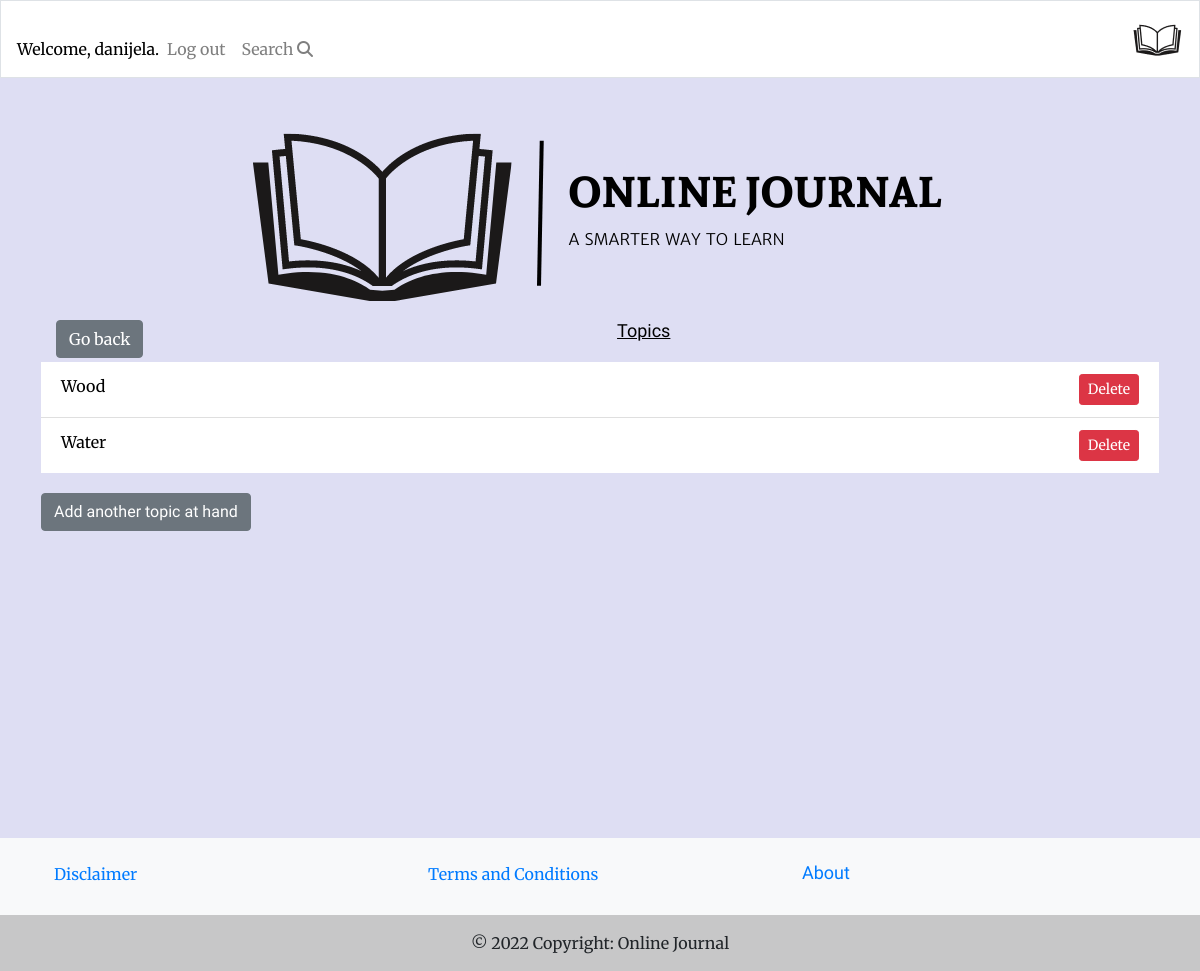
Page /topics/ (signed in) on the earlier database version.
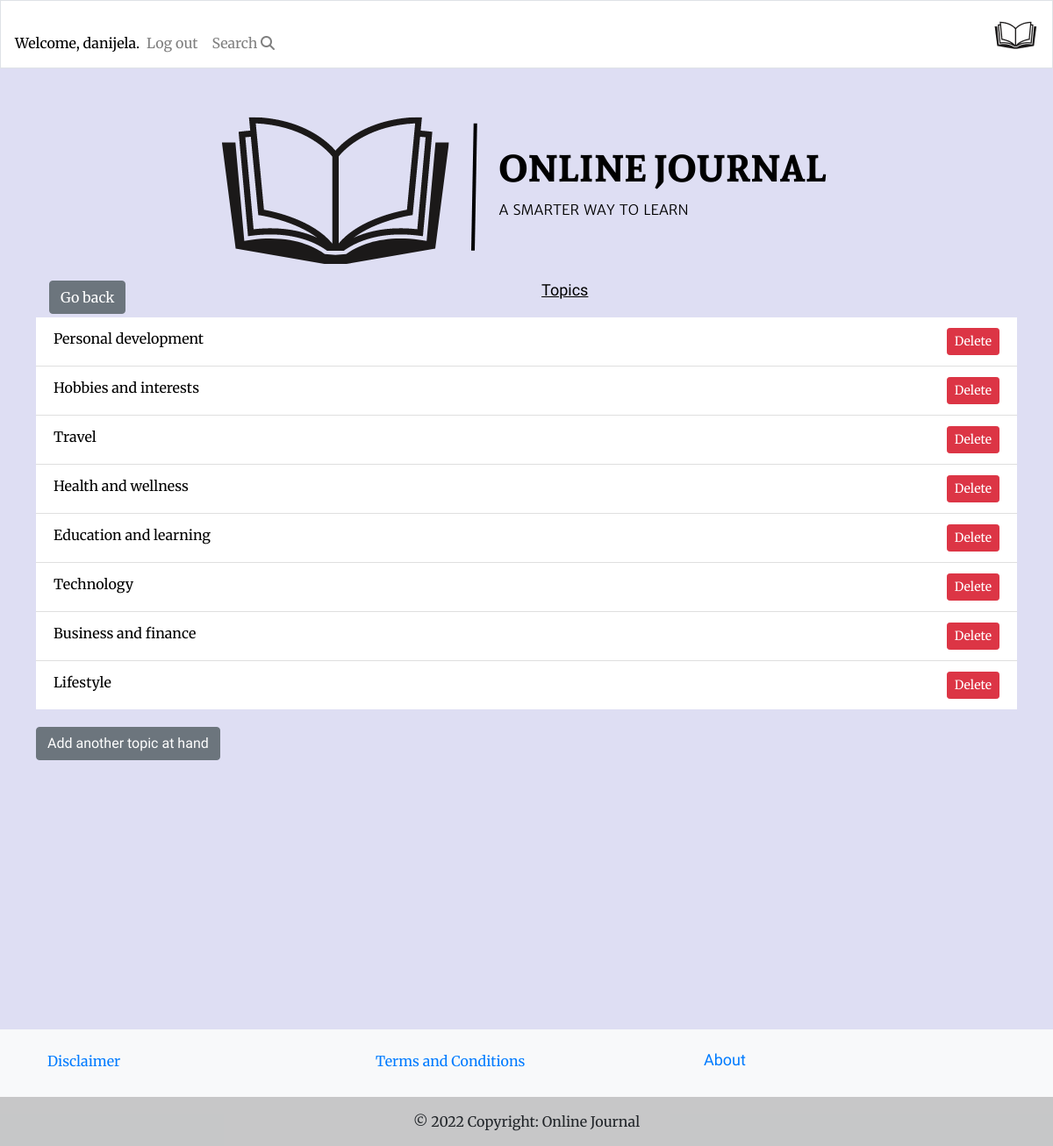
Same page on the later database version.
### learning_logs/models.py (models this page shows)
class Topic(models.Model):
    text = models.CharField(max_length=200)
    date_added = models.DateTimeField(auto_now_add=True)
    def __str__(self):
        return self.text

### learning_logs/views.py (the view)
# urls.py: path('topics/', views.topics, name='topics'),
@login_required
def topics(request):
    topics = Topic.objects.order_by('date_added')
    context = {'topics': topics}
    return render(request, 'learning_logs/topics.html', context)

### learning_logs/templates/learning_logs/topics.html
{% extends "learning_logs/base.html" %}
{% block page_header %}
<a class="btn btn-secondary go-back" href="javascript:history.back()">Go back</a>
<h3 class="topic-on-hand">Topics</h3>
{% endblock page_header %}
{% block content %}
<ul class="topics-list list-group list-group-flush">
    {% for topic in topics %}
    <li class="list-group-item d-flex justify-content-between">
        <a href="{% url 'learning_logs:topic' topic.id %}">{{ topic }}</a>
        {% if user.is_authenticated %}
        <a href="{% url 'learning_logs:delete_topic' topic.id %}" class="btn btn-danger btn-sm">Delete</a>
        {% endif %}
    </li>
    {% empty %}
    <li class="list-group-item">There are no entries yet.</li>
{% endfor %}
</ul>
<h2><button class="btn btn-secondary" type="button" onclick="window.location.href='{% url 'learning_logs:new_topic' %}'">Add another topic at hand</button>
</h2>
{% endblock content %}

### learning_logs/templates/learning_logs/base.html (shortened to what this page needs)
<!DOCTYPE html>
{% load bootstrap4 %}
{% load static %}
<html lang="en">
<head>
  {% block css %}
  <link rel="stylesheet" href="https://cdn.jsdelivr.net/npm/bootstrap@4.6.2/dist/css/bootstrap.min.css"
>
  {% endblock %}
  <link rel="stylesheet" href='{% static "css/styles.css" %}' type="text/css" />
</head>
<body>
  <nav class="navbar navbar-expand-md mb-4 border navbar-light">
    <div class="collapse navbar-collapse" id="navbarTogglerDemo01">
      <ul class="navbar-nav">
        {% if user.is_authenticated %}
        <li class="nav-item">
          <span class="navbar-text">Welcome, {{ user.username }}.</span>
        </li>
        <li class="nav-item">
          <a class="nav-link" href="{% url 'users:logout' %}">Log out</a>
        </li>
        {% else %}
        <li class="nav-item">
          <a class="nav-link" href="{% url 'users:login' %}">Log in</a></li>
        </li>
        <li class="nav-item">
          <a class="nav-link" href="{% url 'users:register' %}">Register</a>
        {% endif %}
      </ul>
      <ul class="navbar-nav">
        <li class="nav-item">
          <a class="nav-link" href="{% url 'learning_logs:topics'%}">
            Search <i class="fa-solid fa-magnifying-glass"></i></a></li>
      </ul>
    </div>
    <a class="navbar-brand mx-auto" href="{% url 'learning_logs:index'%}">
      <img src="{% static 'images/navbar-logo.png' %}" alt="Logo">
      </a>
  </nav>
  {% include 'learning_logs/includes/messages.html' %}
  <main role="main" class="container">
    <div class="container-md">
      <img class="logo-img" src="{% static 'images/logo.png' %}" alt="Logo">
      {% block page_header %} {% endblock page_header %}
    </div>
    <div>
      {% block content %}{% endblock content%}
    </div>
  </main>
  {% include 'learning_logs/footer.html' %}
</body>
</html>

### learning_logs/templates/learning_logs/includes/messages.html (shortened to what this page needs)
<!DOCTYPE html>
<html lang="en">
<head>
</head>
</html>

### learning_logs/templates/learning_logs/footer.html (shortened to what this page needs)
<footer class="bg-light text-center">
    <div class="container p-4 pb-0">
        <div class="row mobiledevice">
            <div class="col-lg-4 col-md-4 col-sm-4 text-left">
                <a href="{% url 'learning_logs:disclaimer' %}">Disclaimer</a>
            </div>
            <div class="col-lg-4 col-md-4 col-sm-4 text-left">
                <a href="{% url 'learning_logs:tandc' %}">Terms and Conditions</a>
            </div>
            <div class="col-lg-4 col-md-4 col-sm-4 text-left">
                <a href="/">
                    <h4>About</h4>
                </a>
            </div>
        </div>
    </div>
    <div class="text-center p-3" style="background-color: rgba(0, 0, 0, 0.2);">
        © 2022 Copyright: Online Journal
      </div>
</footer>

### learning_logs/static/css/styles.css (style rules this page uses)
h1, h2, h3, h4, h5, h6 { font-family: 'Sura', sans-serif; font-size: large; }
body { background-color: #dedef3; font-family: 'Merriweather', sans-serif; }
.navbar { background: white; }
.navbar-brand { color: rgb(255 255 255); text-transform: uppercase; }
.nav-item, .nav-link { color: black; }
.list-group-item a { color: black; }
.navbar-light .navbar-text { color: black!important; }
.topic-on-hand { text-decoration: underline; color: black; text-align: center; }
.btn-secondary.go-back { float: left!important; }
main.container { padding: 11px; margin-bottom: 18rem; }
.list-group-flush { margin-bottom: 20px!important; }
ul { margin-top: 20px!important; }
.container-md { text-align: center; }
img { display: block !important; margin: auto !important; }
a.btn.btn-danger { color: white; }
footer.bg-light { position: relative; left: 0; right: 0; bottom: 0; width: 100%; }

Differences in the rows shown:
removed Topic: text "Wood"
removed Topic: text "Water"
added Topic: text "Personal development"
added Topic: text "Hobbies and interests"
added Topic: text "Travel"
added Topic: text "Health and wellness"
added Topic: text "Education and learning"
added Topic: text "Technology"
added Topic: text "Business and finance"
added Topic: text "Lifestyle"
